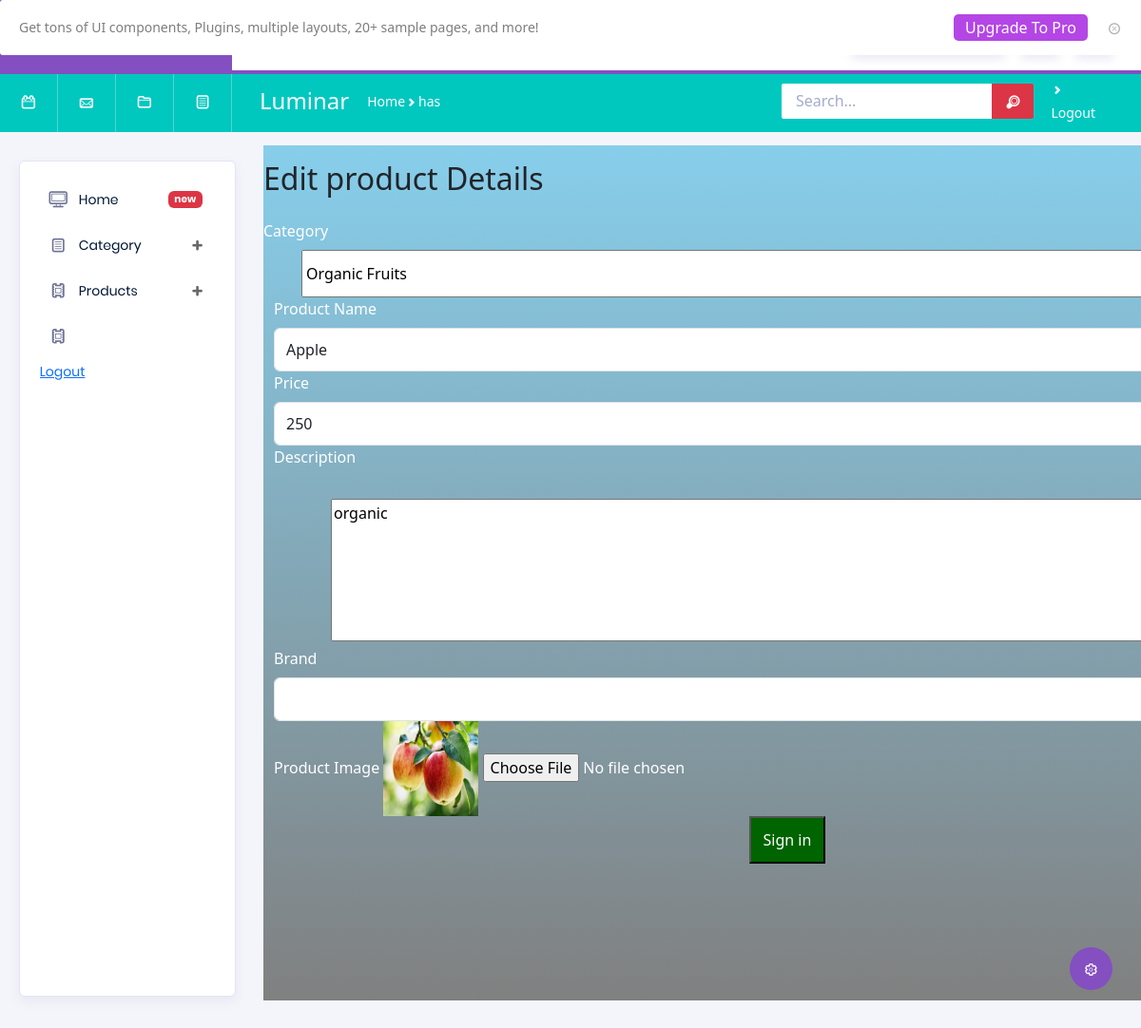
The page /edit_product/5/ on the database its author committed.
### myapp/models.py (models this page shows)
class productDb(models.Model):
    Category=models.CharField(max_length=60,null=True,blank=True)
    PrdctName=models.CharField(max_length=60,null=True,blank=True)
    Price=models.IntegerField(null=True,blank=True)
    Description=models.CharField(max_length=200,null=True,blank=True)
    Brand=models.CharField(max_length=50,null=True,blank=True)
    Productimage=models.ImageField(upload_to="Dp",null=True,blank=True)

### myapp/views.py (the view)
# urls.py: path('edit_product/<int:productid>/',views.edit_product,name="edit_product"),
def edit_product(req,productid):
    data=categoryDb.objects.all()
    product=productDb.objects.get(id=productid)
    return render(req,"Editproduct.html",{'product':product,'data':data})

### myapp/templates/Editproduct.html (shortened to what this page needs)
<!doctype html>
{% extends 'index.html' %}
{% block content %}
<html lang="en">
<head>
  <link href="https://cdn.jsdelivr.net/npm/bootstrap@5.3.0-alpha3/dist/css/bootstrap.min.css" rel="stylesheet">
</head>
<body>
<div style="background-image:linear-gradient(#87CEEB,grey); height:900px; width:1500px">
  <form class="row g-3" method="post" action="{% url 'update_product' productid=product.id %}" enctype="multipart/form-data">
      <div>
          <h2>Edit product Details</h2>
      </div>
    <div class="col-md-12">
    <label  class="form-label"  style="color:white;" >Category</label>
    <select style="width:1400px;height:50px;margin-left:40px;" name="category">
      <option>{{product.Category}}</option>
    </select>
  <div class="col-md-12" style="color:white">
    <label for="inputPassword4" class="form-label">Product Name</label>
    <input type="text" class="form-control" id="inputPassword4" style="width:1500px" name="pname" value="{{product.PrdctName}}">
  </div>
  <div class="col-12" style="color:white">
    <label for="inputAddress" class="form-label">Price</label>
    <input type="text" class="form-control" id="inputAddress" name="price" value="{{product.Price}}">
  </div>
  <div class="col-12" style="color:white">
    <label  class="form-label">Description</label><br><br>
    <textarea style="width:1000px;height:150px" class="discr" name="description">{{product.Description}}</textarea>
  </div>
  <div class="col-md-12" style="color:white">
    <label for="inputCity" class="form-label" style="color:white" >Brand</label>
    <input type="text" class="form-control" id="inputCity" name="brand" value="{{product.Brand}}">
  </div>
  <div class="col-md-12" style="color:white">
    <label  class="form-label">Product Image</label>
    <img src="{{product.Productimage.url}}" width="100px" height="100px">
    <input type="file" name="pimage"><br>
  </div>
  <div class="col-12" style="color:white">
    <button type="submit" class="but1">Sign in</button>
  </div>
</form>
</div>
</body>
</html>
{% endblock %}

### myapp/templates/Editproduct.html (style rules this page uses)
.but1 { background-color:#006400; color:white; width:80px; height:50px; margin-left:500px; }
.discr { margin-left:60px; }

### rows shown on the page
productDb: category "Organic Fruits", pname "Apple", price "250", description "organic", Productimage (picture)
